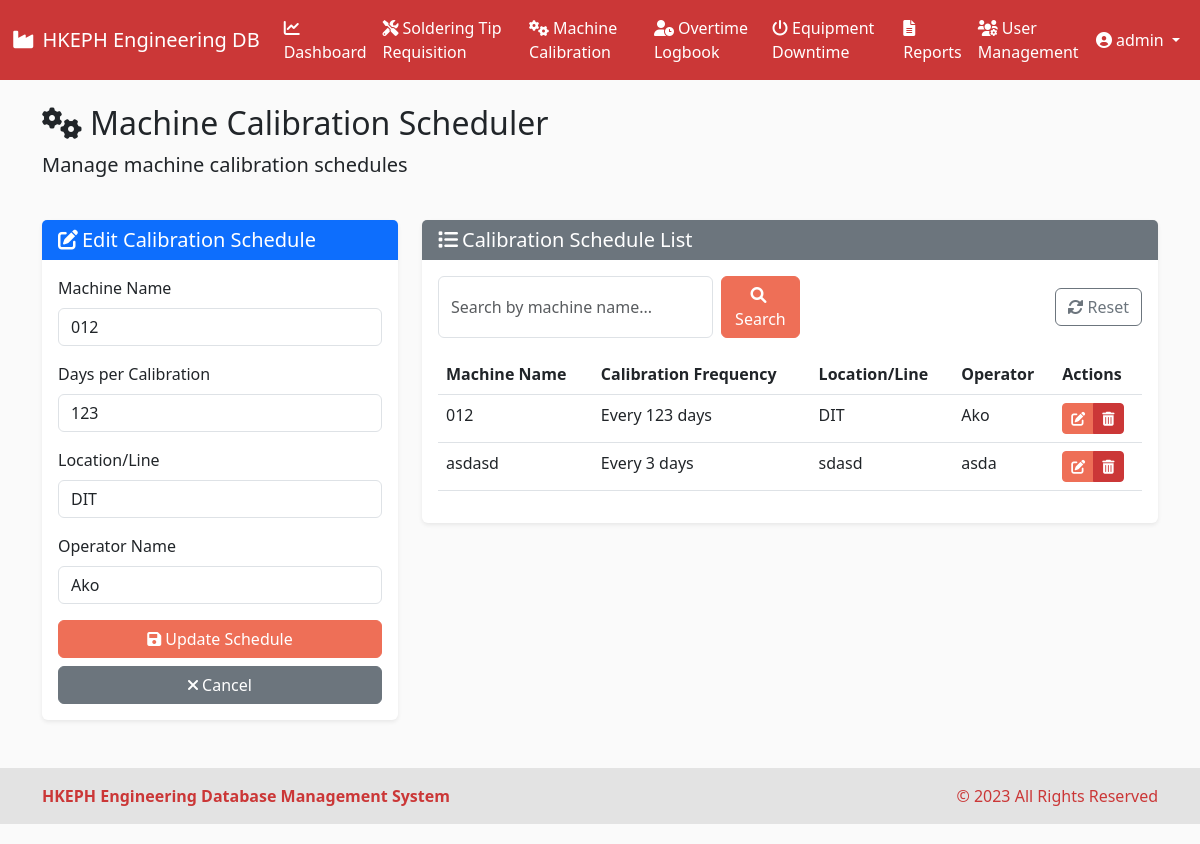
Page /machine-calibrations/edit/1 (signed in) on the committed database.
### models.py (models this page shows, shortened)
class User(UserMixin, db.Model):
    id = db.Column(db.Integer, primary_key=True)
    username = db.Column(db.String(64), unique=True, nullable=False)
    email = db.Column(db.String(120), unique=True, nullable=False)
    password_hash = db.Column(db.String(256), nullable=False)
    is_admin = db.Column(db.Boolean, default=False)
    date_created = db.Column(db.DateTime, default=datetime.utcnow)

class MachineCalibration(db.Model):
    id = db.Column(db.Integer, primary_key=True)
    machine_name = db.Column(db.String(100), nullable=False)
    days_per_calibration = db.Column(db.Integer, nullable=False)
    location_line = db.Column(db.String(100), nullable=False)
    operator_name = db.Column(db.String(100), nullable=False)
    created_at = db.Column(db.DateTime, default=datetime.utcnow)

### routes.py (the view, shortened to what this page needs)
@app.route('/machine-calibrations/edit/<int:calibration_id>', methods=['GET', 'POST'])
@login_required
def edit_machine_calibration(calibration_id):
    calibration = MachineCalibration.query.get_or_404(calibration_id)
    form = MachineCalibrationForm(obj=calibration)
    return render_template('machine_calibration.html',
                           calibrations=MachineCalibration.query.all(),
                           form=form,
                           edit_calibration=calibration)

### forms.py
class MachineCalibrationForm(FlaskForm):
    machine_name = StringField('Machine Name', validators=[DataRequired(), Length(max=100)])
    days_per_calibration = IntegerField('Days per Calibration', validators=[DataRequired(), NumberRange(min=1, max=365)])
    location_line = StringField('Location/Line', validators=[DataRequired(), Length(max=100)])
    operator_name = StringField('Operator Name', validators=[DataRequired(), Length(max=100)])

### app.py (called while the page is built)
@login_manager.user_loader
def load_user(user_id):
    return User.query.get(int(user_id))

### templates/machine_calibration.html (shortened to what this page needs)
{% extends 'base.html' %}
{% block content %}
<div class="row mb-4">
    <div class="col">
        <h2><i class="fas fa-cogs me-2"></i>Machine Calibration Scheduler</h2>
        <p class="lead">Manage machine calibration schedules</p>
    </div>
</div>
<div class="row mb-4">
    <div class="col-md-4">
        <div class="card">
            <div class="card-header bg-primary text-white">
                <h5 class="mb-0">
                    {% if edit_calibration %}
                    <i class="fas fa-edit me-1"></i>Edit Calibration Schedule
                    {% else %}
                    <i class="fas fa-plus-circle me-1"></i>New Calibration Schedule
                    {% endif %}
                </h5>
            </div>
            <div class="card-body">
                {% if edit_calibration %}
                <form method="POST" action="{{ url_for('edit_machine_calibration', calibration_id=edit_calibration.id) }}">
                {% else %}
                <form method="POST" action="{{ url_for('add_machine_calibration') }}">
                {% endif %}
                    <div class="mb-3">
                        <label for="machine_name" class="form-label">Machine Name</label>
                        {{ form.machine_name(class="form-control", placeholder="Enter machine name") }}
                    </div>
                    <div class="mb-3">
                        <label for="days_per_calibration" class="form-label">Days per Calibration</label>
                        {{ form.days_per_calibration(class="form-control", placeholder="Enter days between calibrations") }}
                    </div>
                    <div class="mb-3">
                        <label for="location_line" class="form-label">Location/Line</label>
                        {{ form.location_line(class="form-control", placeholder="Enter location or line") }}
                    </div>
                    <div class="mb-3">
                        <label for="operator_name" class="form-label">Operator Name</label>
                        {{ form.operator_name(class="form-control", placeholder="Enter operator name") }}
                    </div>
                    <div class="d-grid gap-2">
                        {% if edit_calibration %}
                        <button type="submit" class="btn btn-primary">
                            <i class="fas fa-save me-1"></i>Update Schedule
                        </button>
                        <a href="{{ url_for('machine_calibrations') }}" class="btn btn-secondary">
                            <i class="fas fa-times me-1"></i>Cancel
                        </a>
                        {% else %}
                        <button type="submit" class="btn btn-primary">
                            <i class="fas fa-plus-circle me-1"></i>Add Schedule
                        </button>
                        {% endif %}
                    </div>
                </form>
            </div>
        </div>
    </div>
    <div class="col-md-8">
        <div class="card">
            <div class="card-header bg-secondary text-white">
                <h5 class="mb-0"><i class="fas fa-list me-1"></i>Calibration Schedule List</h5>
            </div>
            <div class="card-body">
                <div class="d-flex justify-content-between align-items-center mb-3">
                    <form class="d-flex" method="GET" action="{{ url_for('machine_calibrations') }}">
                        <input type="text" class="form-control me-2" name="search" placeholder="Search by machine name..." value="{{ search_query if search_query else '' }}">
                        <button class="btn btn-primary" type="submit">
                            <i class="fas fa-search me-1"></i>Search
                        </button>
                    </form>
                    <a href="{{ url_for('machine_calibrations') }}" class="btn btn-outline-secondary">
                        <i class="fas fa-sync-alt me-1"></i>Reset
                    </a>
                </div>
                <div class="table-responsive">
                    <table class="table table-hover">
                        <thead>
                            <tr>
                                <th>Machine Name</th>
                                <th>Calibration Frequency</th>
                                <th>Location/Line</th>
                                <th>Operator</th>
                                <th>Actions</th>
                            </tr>
                        </thead>
                        <tbody>
                            {% for calibration in calibrations %}
                            <tr>
                                <td>{{ calibration.machine_name }}</td>
                                <td>Every {{ calibration.days_per_calibration }} days</td>
                                <td>{{ calibration.location_line }}</td>
                                <td>{{ calibration.operator_name }}</td>
                                <td>
                                    <div class="btn-group btn-group-sm" role="group">
                                        <a href="{{ url_for('edit_machine_calibration', calibration_id=calibration.id) }}" class="btn btn-warning">
                                            <i class="fas fa-edit"></i>
                                        </a>
                                        <button type="button" class="btn btn-danger" data-bs-toggle="modal" data-bs-target="#deleteCalibrationModal-{{ calibration.id }}">
                                            <i class="fas fa-trash-alt"></i>
                                        </button>
                                    </div>
                                </td>
                            </tr>
                            {% endfor %}
                        </tbody>
                    </table>
                </div>
            </div>
        </div>
    </div>
</div>
{% endblock %}

### templates/base.html (shortened to what this page needs)
<!DOCTYPE html>
<html lang="en" data-bs-theme="light">
<head>
    <link href="https://cdn.jsdelivr.net/npm/bootstrap@5.3.0/dist/css/bootstrap.min.css" rel="stylesheet">
    <link rel="stylesheet" href="https://cdnjs.cloudflare.com/ajax/libs/font-awesome/6.0.0/css/all.min.css">
    <link rel="stylesheet" type="text/css" href="https://cdn.jsdelivr.net/npm/daterangepicker/daterangepicker.css" />
    <link rel="stylesheet" href="{{ url_for('static', filename='css/style.css') }}">
</head>
<body>
        <nav class="navbar navbar-expand-lg" style="background-color: var(--accent-secondary); color: white;">
            <div class="container-fluid">
                <a class="navbar-brand text-white" href="{{ url_for('dashboard') }}">
                    <i class="fas fa-industry me-2"></i>HKEPH Engineering DB
                </a>
                <div class="collapse navbar-collapse" id="navbarNav">
                    {% if current_user.is_authenticated %}
                    <ul class="navbar-nav">
                        <li class="nav-item">
                            <a class="nav-link text-white {% if request.path == url_for('dashboard') %}active fw-bold{% endif %}" href="{{ url_for('dashboard') }}">
                                <i class="fas fa-chart-line me-1"></i>Dashboard
                            </a>
                        </li>
                        <li class="nav-item">
                            <a class="nav-link text-white {% if request.path == url_for('soldering_tips') %}active fw-bold{% endif %}" href="{{ url_for('soldering_tips') }}">
                                <i class="fas fa-tools me-1"></i>Soldering Tip Requisition
                            </a>
                        </li>
                        <li class="nav-item">
                            <a class="nav-link text-white {% if request.path == url_for('machine_calibrations') %}active fw-bold{% endif %}" href="{{ url_for('machine_calibrations') }}">
                                <i class="fas fa-cogs me-1"></i>Machine Calibration
                            </a>
                        </li>
                        <li class="nav-item">
                            <a class="nav-link text-white {% if request.path == url_for('overtime_logbook') %}active fw-bold{% endif %}" href="{{ url_for('overtime_logbook') }}">
                                <i class="fas fa-user-clock me-1"></i>Overtime Logbook
                            </a>
                        </li>
                        <li class="nav-item">
                            <a class="nav-link text-white {% if request.path == url_for('equipment_downtime') %}active fw-bold{% endif %}" href="{{ url_for('equipment_downtime') }}">
                                <i class="fas fa-power-off me-1"></i>Equipment Downtime
                            </a>
                        </li>
                        <li class="nav-item">
                            <a class="nav-link text-white {% if request.path == url_for('reports') %}active fw-bold{% endif %}" href="{{ url_for('reports') }}">
                                <i class="fas fa-file-alt me-1"></i>Reports
                            </a>
                        </li>
                        {% if current_user.is_admin %}
                        <li class="nav-item">
                            <a class="nav-link text-white {% if request.path == url_for('user_management') %}active fw-bold{% endif %}" href="{{ url_for('user_management') }}">
                                <i class="fas fa-users-cog me-1"></i>User Management
                            </a>
                        </li>
                        {% endif %}
                    </ul>
                    <ul class="navbar-nav ms-auto">
                        <li class="nav-item dropdown">
                            <a class="nav-link dropdown-toggle text-white" href="#" id="navbarDropdown" role="button" data-bs-toggle="dropdown" aria-expanded="false">
                                <i class="fas fa-user-circle me-1"></i>{{ current_user.username }}
                            </a>
                        </li>
                    </ul>
                    {% endif %}
                </div>
            </div>
        </nav>
        <main class="container mt-4 mb-5">
            {% block content %}{% endblock %}
        </main>
        <footer class="py-3 mt-5" style="background-color: var(--light-secondary); color: var(--accent-secondary);">
            <div class="container">
                <div class="row align-items-center">
                    <div class="col-md-6 text-center text-md-start">
                        <strong>HKEPH Engineering Database Management System</strong>
                    </div>
                    <div class="col-md-6 text-center text-md-end">
                        <p class="mb-0">&copy; 2023 All Rights Reserved</p>
                    </div>
                </div>
            </div>
        </footer>
    </body>
    </html>

### static/css/style.css (style rules this page uses)
:root { --light-bg: #FAFAFA; --light-secondary: #E3E3E3; --accent-primary: #EE6F57; --accent-secondary: #CB3737; }
body { padding-bottom: 20px; }
.card { border: none; box-shadow: 0 0.125rem 0.25rem rgba(0, 0, 0, 0.075); transition: all 0.3s ease; }
.card-header { border-bottom: none; }
.table th { font-weight: 600; border-top: none; }
.btn-primary { background-color: var(--accent-primary); border-color: var(--accent-primary); }
.btn-warning { background-color: var(--accent-primary); border-color: var(--accent-primary); color: white; }
.btn-danger { background-color: var(--accent-secondary); border-color: var(--accent-secondary); }
.btn-group > .btn { margin-right: 0; }

### templates/base.html (style rules this page uses)
body { background-color: var(--light-bg); }

### rows in the picture
User: username "admin"
MachineCalibration: machine_name "012", days_per_calibration "123", location_line "DIT", operator_name "Ako"
MachineCalibration: machine_name "asdasd", days_per_calibration "3", location_line "sdasd", operator_name "asda"
